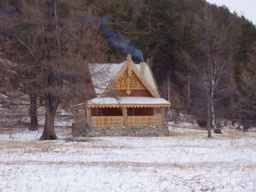
#> input picture Image Resizing by Seam Carving/sample.JPG, 256 x 192 px, shrunk from 625 x 469 before the run
$ python main_resize.py   (older library calls are emulated)
#> lines starting #> are read from the running program, lines starting #| are printed output that depends on the picture
# -*- coding: utf-8 -*-
"""
Created on Wed May 26 11:35:20 2021

@author: Admin
"""

import cv2
import numpy as np
import glob
from imageio import imread, imwrite
from scipy.ndimage.filters import convolve
import matplotlib.pyplot as plt

# tqdm is not strictly necessary, but it gives us a pretty progress bar
# to visualize progress.
from tqdm import trange

# Reference: https://karthikkaranth.me/blog/implementing-seam-carving-with-python/
def calc_energy(img):
    filter_du = np.array([
        [1.0, 2.0, 1.0],
        [0.0, 0.0, 0.0],
        [-1.0, -2.0, -1.0],
    ])
    # This converts it from a 2D filter to a 3D filter, replicating the same
    # filter for each channel: R, G, B
    filter_du = np.stack([filter_du] * 3, axis=2)

    filter_dv = np.array([
        [1.0, 0.0, -1.0],
        [2.0, 0.0, -2.0],
        [1.0, 0.0, -1.0],
    ])
    # This converts it from a 2D filter to a 3D filter, replicating the same
    # filter for each channel: R, G, B
    filter_dv = np.stack([filter_dv] * 3, axis=2)

    img = img.astype('float32')
    convolved = np.absolute(convolve(img, filter_du)) + np.absolute(convolve(img, filter_dv))

    # We sum the energies in the red, green, and blue channels
    energy_map = convolved.sum(axis=2)

    return energy_map

def minimum_seam(img, energy_map):
    r, c, _ = img.shape
    #energy_map = calc_energy(img)

    M = energy_map.copy()
    backtrack = np.zeros_like(M, dtype=np.int)

    for i in range(1, r):
        for j in range(0, c):
            # Handle the left edge of the image, to ensure we don't index -1
            if j == 0:
                idx = np.argmin(M[i - 1, j:j + 2])
                backtrack[i, j] = idx + j
                min_energy = M[i - 1, idx + j]
            else:
                idx = np.argmin(M[i - 1, j - 1:j + 2])
                backtrack[i, j] = idx + j - 1
                min_energy = M[i - 1, idx + j - 1]

            M[i, j] += min_energy

    return M, backtrack

def carve_column(img, M, backtrack):
    r, c, _ = img.shape

    # Create a (r, c) matrix filled with the value True
    # We'll be removing all pixels from the image which
    # have False later
    mask = np.ones((r, c), dtype=np.bool)

    # Find the position of the smallest element in the
    # last row of M
    j = np.argmin(M[-1])
    print(j)
    for i in reversed(range(r)):
        # Mark the pixels for deletion
        mask[i, j] = False
        j = backtrack[i, j]

    # Since the image has 3 channels, we convert our
    # mask to 3D
    mask = np.stack([mask] * 3, axis=2)
    # print(mask.shape)
    # Delete all the pixels marked False in the mask,
    # and resize it to the new image dimensions
    img = img[mask].reshape((r, c - 1, 3))

    return img

def crop_c (img, scale_c):
    r, c, _ = img.shape
    new_c = int(scale_c * c) + 1

    energy_map = calc_energy(img)
    M, backtrack =  minimum_seam(img, energy_map)
    for i in range(c - new_c): # use range if you don't want to use tqdm
        img = carve_column(img, M, backtrack)
        energy_map = calc_energy(img)
        M, backtrack =  minimum_seam(img, energy_map)

    return img

#TODO: seam carving for row
def crop_r (img, scale_c):
    img = np.rot90(img, 1, (0, 1))
    img = crop_c(img, scale_c)
    img = np.rot90(img, 3, (0, 1))
    return img

img = cv2.imread('sample.JPG')
#> img is the input picture: shape (192, 256, 3); mean B, G, R 117.8, 115.3, 126.3
img = cv2.cvtColor(img, cv2.COLOR_BGR2RGB)

im = crop_r(img, 0.7)
#> in calc_energy, `convolved = np.absolute(convolve(img, filter_du)) + np.absolute(convol..`:
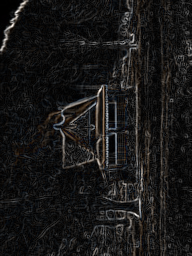
#> convolved: shape (256, 192, 3) float32; mean of channels 0, 1, 2 238.1, 242, 248.8; drawn with min black and max white
#> after the loop in minimum_seam, `for i in range(1, r):`:
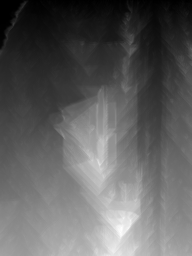
#> M: shape (256, 192) float32; min 0, max 80746, mean 30237.4; drawn with min black and max white
#> after the loop in minimum_seam, `for i in range(1, r):`:
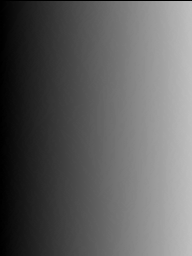
#> backtrack: shape (256, 192) int64; min 0, max 191, mean 95
#> the loop in crop_c, `for i in range(c - new_c): # use range if you don't want to use tqdm` made 57 passes
#| 24
#| 16
#| 157
#| 183
#| 14
#| 18
#| 176
#| 21
#> (further printed lines are left out)
#> pass 1, in carve_column, `img = img[mask].reshape((r, c - 1, 3))`:
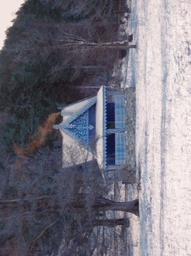
#> img: shape (256, 191, 3); mean of channels 0, 1, 2 126.6, 115.6, 118.1; drawn as B, G, R
#> pass 1, in calc_energy (call 2), `convolved = np.absolute(convolve(img, filter_du)) + np.absolute(convol..`:
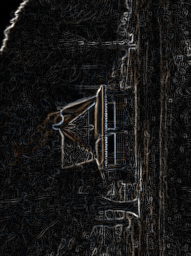
#> convolved: shape (256, 191, 3) float32; mean of channels 0, 1, 2 238.8, 242.8, 249.6; drawn with min black and max white
#> after the loop in crop_c, `for i in range(c - new_c): # use range if you don't want to use tqdm`:
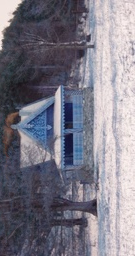
#> img: shape (256, 135, 3); mean of channels 0, 1, 2 134, 121.8, 124.3; drawn as B, G, R
#> in crop_r, `img = np.rot90(img, 3, (0, 1))`:
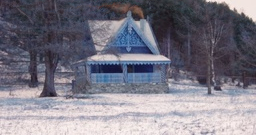
#> img: shape (135, 256, 3); mean of channels 0, 1, 2 134, 121.8, 124.3; drawn as B, G, R
plt.gray()
plt.imshow(im)
